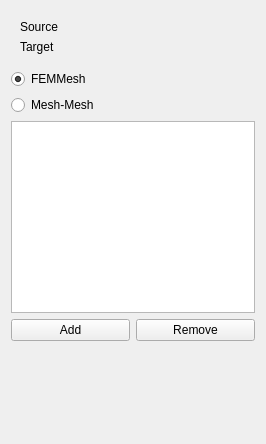
<?xml version="1.0" encoding="UTF-8"?>
<ui version="4.0">
 <class>InterpolatorUIForm</class>
 <widget class="QWidget" name="InterpolatorUIForm">
  <property name="geometry">
   <rect>
    <x>0</x>
    <y>0</y>
    <width>266</width>
    <height>444</height>
   </rect>
  </property>
  <property name="windowTitle">
   <string>Form</string>
  </property>
  <layout class="QGridLayout" name="gridLayout">
   <item row="1" column="0">
    <widget class="QWidget" name="mInterpolatorsWidget" native="true">
     <layout class="QGridLayout" name="gridLayout_3">
      <property name="leftMargin">
       <number>0</number>
      </property>
      <property name="topMargin">
       <number>0</number>
      </property>
      <property name="rightMargin">
       <number>0</number>
      </property>
      <property name="bottomMargin">
       <number>0</number>
      </property>
      <item row="1" column="0">
       <widget class="QRadioButton" name="mMeshMeshRadioButton">
        <property name="toolTip">
         <string>&lt;html&gt;&lt;head/&gt;&lt;body&gt;&lt;p&gt;The &lt;span style=&quot; font-weight:600;&quot;&gt;MeshMeshInterpolator&lt;/span&gt; maps each point of the high resolved mesh w.r.t. the triangles of the outer simulated mesh. This method is best used if there are many vertices of the high resolved mesh that lie outside the simlated mesh.&lt;/p&gt;&lt;/body&gt;&lt;/html&gt;</string>
        </property>
        <property name="text">
         <string>Mesh-Mesh</string>
        </property>
        <attribute name="buttonGroup">
         <string notr="true">mInterpolatorButtonGroup</string>
        </attribute>
       </widget>
      </item>
      <item row="0" column="0">
       <widget class="QRadioButton" name="mFEMMeshRadioButton">
        <property name="toolTip">
         <string>&lt;html&gt;&lt;head/&gt;&lt;body&gt;&lt;p&gt;The &lt;span style=&quot; font-weight:600;&quot;&gt;FEMInterpolator&lt;/span&gt; maps the points of the high resolved mesh w.r.t. the finite elements. This method is better suited for vertices that lie inside the simulated mesh (each vertex is inside a finite element/ tetrahedron).&lt;/p&gt;&lt;/body&gt;&lt;/html&gt;</string>
        </property>
        <property name="text">
         <string>FEMMesh</string>
        </property>
        <property name="checked">
         <bool>true</bool>
        </property>
        <attribute name="buttonGroup">
         <string notr="true">mInterpolatorButtonGroup</string>
        </attribute>
       </widget>
      </item>
     </layout>
    </widget>
   </item>
   <item row="0" column="0">
    <widget class="QWidget" name="widget" native="true">
     <layout class="QGridLayout" name="gridLayout_2">
      <item row="3" column="1">
       <widget class="QLabel" name="mTargetLabel">
        <property name="sizePolicy">
         <sizepolicy hsizetype="Maximum" vsizetype="Preferred">
          <horstretch>0</horstretch>
          <verstretch>0</verstretch>
         </sizepolicy>
        </property>
        <property name="toolTip">
         <string>&lt;html&gt;&lt;head/&gt;&lt;body&gt;&lt;p&gt;Usually high resolution target mesh.&lt;/p&gt;&lt;/body&gt;&lt;/html&gt;</string>
        </property>
        <property name="text">
         <string>Target</string>
        </property>
       </widget>
      </item>
      <item row="0" column="1">
       <widget class="QLabel" name="mSourceLabel">
        <property name="sizePolicy">
         <sizepolicy hsizetype="Maximum" vsizetype="Preferred">
          <horstretch>0</horstretch>
          <verstretch>0</verstretch>
         </sizepolicy>
        </property>
        <property name="toolTip">
         <string>&lt;html&gt;&lt;head/&gt;&lt;body&gt;&lt;p&gt;Usually low resolution source mesh.&lt;/p&gt;&lt;/body&gt;&lt;/html&gt;</string>
        </property>
        <property name="text">
         <string>Source</string>
        </property>
       </widget>
      </item>
      <item row="0" column="2" colspan="2">
       <widget class="QtDeferredSceneNodeSelectionWidget" name="mSelectionSource" native="true"/>
      </item>
      <item row="3" column="2" colspan="2">
       <widget class="QtDeferredSceneNodeSelectionWidget" name="mSelectionTarget" native="true"/>
      </item>
     </layout>
    </widget>
   </item>
   <item row="2" column="0">
    <widget class="QWidget" name="widget_2" native="true">
     <layout class="QGridLayout" name="gridLayout_4">
      <property name="leftMargin">
       <number>0</number>
      </property>
      <property name="topMargin">
       <number>0</number>
      </property>
      <property name="rightMargin">
       <number>0</number>
      </property>
      <property name="bottomMargin">
       <number>0</number>
      </property>
      <item row="1" column="0">
       <widget class="QPushButton" name="mAddButton">
        <property name="toolTip">
         <string/>
        </property>
        <property name="text">
         <string>Add</string>
        </property>
       </widget>
      </item>
      <item row="1" column="1">
       <widget class="QPushButton" name="mRemoveButton">
        <property name="text">
         <string>Remove</string>
        </property>
       </widget>
      </item>
      <item row="0" column="0" colspan="2">
       <widget class="QListWidget" name="mList"/>
      </item>
     </layout>
    </widget>
   </item>
   <item row="3" column="0">
    <spacer name="verticalSpacer">
     <property name="orientation">
      <enum>Qt::Vertical</enum>
     </property>
     <property name="sizeHint" stdset="0">
      <size>
       <width>20</width>
       <height>40</height>
      </size>
     </property>
    </spacer>
   </item>
  </layout>
 </widget>
 <customwidgets>
  <customwidget>
   <class>QtDeferredSceneNodeSelectionWidget</class>
   <extends>QWidget</extends>
   <header>ui/selection/QtDeferredSceneNodeSelectionWidget.h</header>
   <container>1</container>
  </customwidget>
 </customwidgets>
 <resources/>
 <connections/>
 <buttongroups>
  <buttongroup name="mInterpolatorButtonGroup"/>
 </buttongroups>
</ui>
